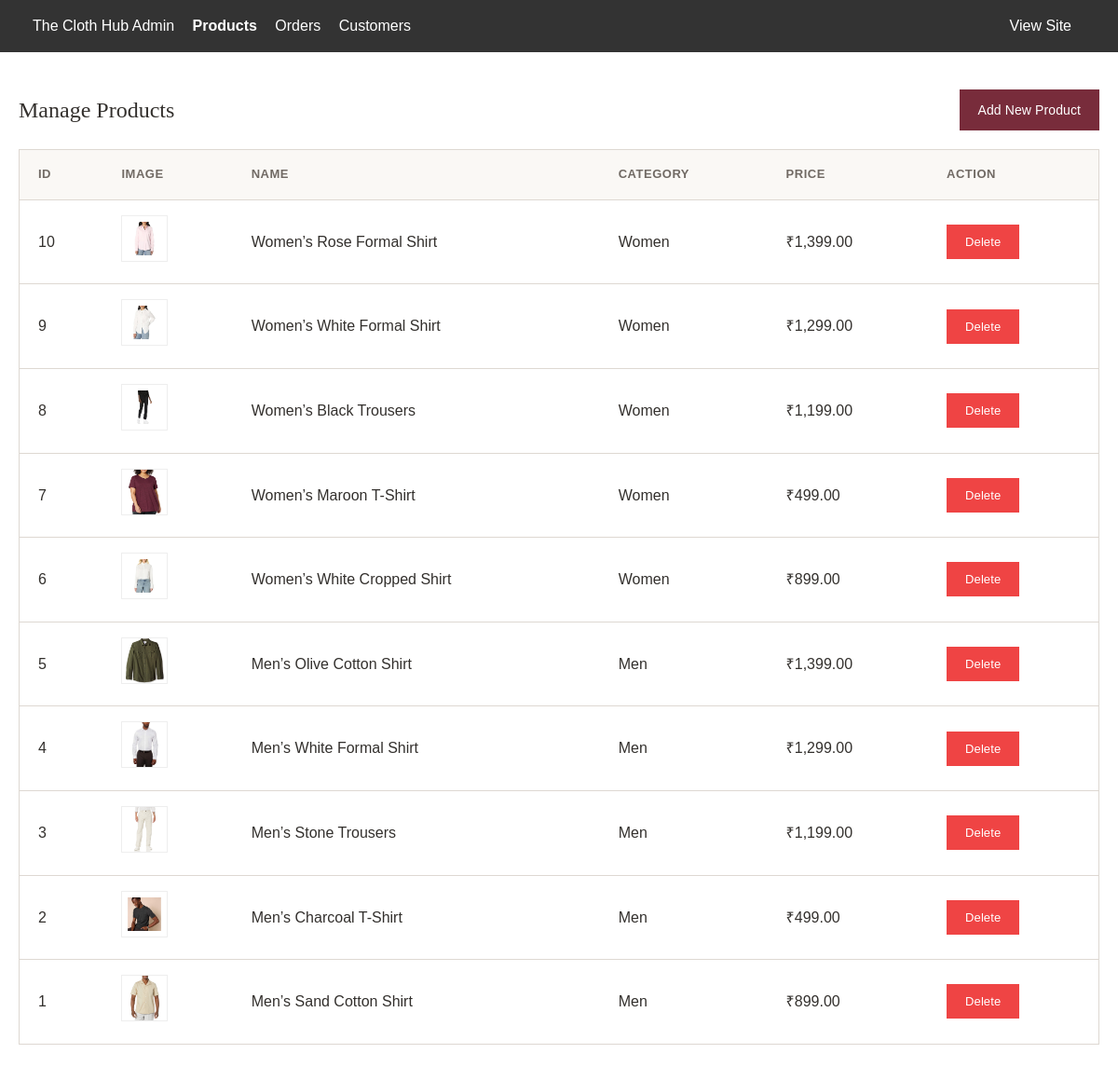
/admin/products.php (signed in), run on the app's committed database.
### tables this page shows
CREATE TABLE `products` (
  `id` int(11) NOT NULL AUTO_INCREMENT,
  `name` varchar(200) NOT NULL,
  `category` varchar(50) NOT NULL,
  `brand` varchar(50) NOT NULL,
  `description` text NOT NULL,
  `price` decimal(10,2) NOT NULL,
  `image_url` varchar(255) DEFAULT 'placeholder.png',
  `created_at` timestamp NOT NULL DEFAULT current_timestamp(),
  PRIMARY KEY (`id`)
);

### includes/functions.php (called while the page is built, shortened)
<?php
function get_all_products($conn, $limit = null) {
    $sql = "SELECT * FROM products ORDER BY id DESC";
    $stmt = $conn->prepare($sql);
    $stmt->execute();
    return $stmt->fetchAll();
}
function format_price($price) {
    return "₹" . number_format($price, 2);
}
?>

### admin/products.php (the view, shortened to what this page needs)
<?php
require_once '../includes/bootstrap.php';
$products = get_all_products($conn);
?>
<!DOCTYPE html>
<html lang="en">
<head>
    <link rel="stylesheet" href="../assets/css/style.css">
</head>
<body>
    <div class="admin-nav">
        <div class="container">
            <a href="index.php">The Cloth Hub Admin</a>
            <a href="products.php" style="font-weight: bold;">Products</a>
            <a href="orders.php">Orders</a>
            <a href="customers.php">Customers</a>
            <a href="../index.php" style="float: right;">View Site</a>
        </div>
    </div>
    <div class="container" style="padding-top: 40px;">
        <div style="display: flex; justify-content: space-between; align-items: center; margin-bottom: 20px;">
            <h2>Manage Products</h2>
            <a href="product-add.php" class="btn btn-primary">Add New Product</a>
        </div>
        <div class="table-responsive"><table>
            <thead>
                <tr>
                    <th>ID</th>
                    <th>Image</th>
                    <th>Name</th>
                    <th>Category</th>
                    <th>Price</th>
                    <th>Action</th>
                </tr>
            </thead>
            <tbody>
                <?php foreach($products as $p): ?>
                    <tr>
                        <td><?= $p['id'] ?></td>
                        <?php
                            $img_src = (strpos($p['image_url'], 'http') === 0) ? $p['image_url'] : '../' . $p['image_url'];
                        ?>
                        <td><img src="<?= htmlspecialchars($img_src) ?>" alt="img" width="50" height="50" style="object-fit:contain; border-radius: 0; border:1px solid #eee; background:#fff;"></td>
                        <td><?= htmlspecialchars($p['name']) ?></td>
                        <td><?= htmlspecialchars($p['category']) ?></td>
                        <td><?= format_price($p['price']) ?></td>
                        <td>
                            <form action="" method="POST" style="display:inline;" onsubmit="return confirm('Are you sure?');">
                                <button type="submit" class="btn btn-danger btn-sm">Delete</button>
                            </form>
                        </td>
                    </tr>
                <?php endforeach; ?>
            </tbody>
        </table></div>
    </div>
</body>
</html>

### assets/css/style.css (style rules this page uses)
:root { --primary: #782c3b; --primary-hover: #60202d; --primary-light: #f7f0ef; --dark: #252321; --dark-muted: #514b46; --text-main: #33302d; --text-muted: #716a64; --text-light: #afa59c; --bg-page: #faf8f5; --bg-card: #ffffff; --border-color: #ded8d2; --border-light: #f3efeb; --success: #10b981; --success-bg: #ecfdf5; --warning: #f59e0b; --danger: #ef4444; --shadow-sm: 0 1px 2px 0 rgba(0, 0, 0, 0.05); --shadow-md: 0 4px 6px -1px rgba(0, 0, 0, 0.07), 0 2px 4px -2px rgba(0, 0, 0, 0.05); --shadow-lg: 0 10px 15px -3px rgba(0, 0, 0, 0.08), 0 4px 6px -4px rgba(0, 0, 0, 0.04); --radius-sm: 0; --radius-md: 0; --radius-lg: 0; --radius-full: 0; }
* { box-sizing: border-box; margin: 0; padding: 0; }
body { font-family: -apple-system, BlinkMacSystemFont, "Segoe UI", Roboto, Helvetica, Arial, sans-serif; color: var(--text-main); line-height: 1.6; background-color: var(--bg-page); -webkit-font-smoothing: antialiased; }
.container { max-width: 1200px; margin: 0 auto; padding: 0 20px; }
.btn { display: inline-flex; align-items: center; justify-content: center; gap: 8px; padding: 11px 22px; font-size: 14px; font-weight: 600; text-decoration: none; border: none; border-radius: 0; cursor: pointer; text-align: center; transition: all 0.2s ease; }
.btn-primary { background: var(--primary); color: #ffffff; box-shadow: 0 2px 4px rgba(37, 99, 235, 0.2); }
.btn-danger { background: var(--danger); color: #ffffff; }
.btn-sm { padding: 6px 12px; font-size: 13px; border-radius: 0; }
.table-responsive { overflow-x: auto; -webkit-overflow-scrolling: touch; border-radius: 0; border: 1px solid var(--border-color); background: var(--bg-card); margin-bottom: 24px; }
table { width: 100%; border-collapse: collapse; background: var(--bg-card); }
th, td { padding: 16px 20px; border-bottom: 1px solid var(--border-color); text-align: left; }
th { background: #faf8f5; font-size: 13px; font-weight: 700; text-transform: uppercase; letter-spacing: 0.5px; color: var(--text-muted); }
tr:last-child td { border-bottom: none; }
:root { --bg-page:#fff; --shadow-sm:none; --shadow-md:none; --shadow-lg:none; }
body { font-family: 'Trebuchet MS', 'Gill Sans', Arial, sans-serif; }
*, *::before, *::after { border-radius:0 !important; box-shadow:none !important; }
h1,h2,h3,h4,.logo,.section-title,.auth-brand-title { font-family: Georgia, 'Times New Roman', serif; font-weight:400; }
.btn { font-weight:500; padding:11px 20px; letter-spacing:.1px; }
.btn-primary { background:#782c3b; border-color:#782c3b; }
table { width:100%; }
.table-responsive { overflow-x:auto; }

### admin/products.php (style rules this page uses)
.admin-nav { background: #333; color: #fff; padding: 15px; }
.admin-nav a { color: #fff; text-decoration: none; margin-right: 15px; }

### data on the page
products: id "10", image_url (picture), name "Women’s Rose Formal Shirt", category "Women", price "₹1,399.00"
products: id "9", image_url (picture), name "Women’s White Formal Shirt", category "Women", price "₹1,299.00"
products: id "8", image_url (picture), name "Women’s Black Trousers", category "Women", price "₹1,199.00"
products: id "7", image_url (picture), name "Women’s Maroon T-Shirt", category "Women", price "₹499.00"
products: id "6", image_url (picture), name "Women’s White Cropped Shirt", category "Women", price "₹899.00"
products: id "5", image_url (picture), name "Men’s Olive Cotton Shirt", category "Men", price "₹1,399.00"
products: id "4", image_url (picture), name "Men’s White Formal Shirt", category "Men", price "₹1,299.00"
products: id "3", image_url (picture), name "Men’s Stone Trousers", category "Men", price "₹1,199.00"
products: id "2", image_url (picture), name "Men’s Charcoal T-Shirt", category "Men", price "₹499.00"
products: id "1", image_url (picture), name "Men’s Sand Cotton Shirt", category "Men", price "₹899.00"
